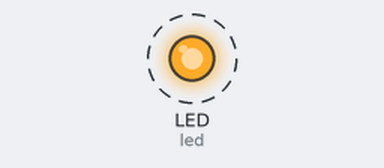
A program run on a simulated CircuitPython board. On the bench: output pins drawn as LEDs (lit = HIGH). Dashed ring = blinking. What the program prints to the serial console is not drawn.

Above: at 0.5 s.
Timing chart, 0 to 4.6 s (numbered marks = the images above):
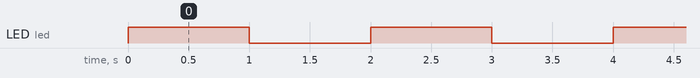

The program:

hello_world.py
```python
import time
import board
import digitalio

led = digitalio.DigitalInOut(board.LED)  # The LED is actually connected to the wifi chip, not directly to a GPIO pin
led.direction = digitalio.Direction.OUTPUT

# print the canonical hello world
print("Hello world!")

while(True):
    # turn on LED
    led.value = True
    print("LED is on.")

    time.sleep(1)

    # turn off LED
    led.value = False
    print("LED is off")

    time.sleep(1)
```

Measured:
- by itself, LED (led): alternates HIGH for 1.0 s and LOW for 1.0 s
